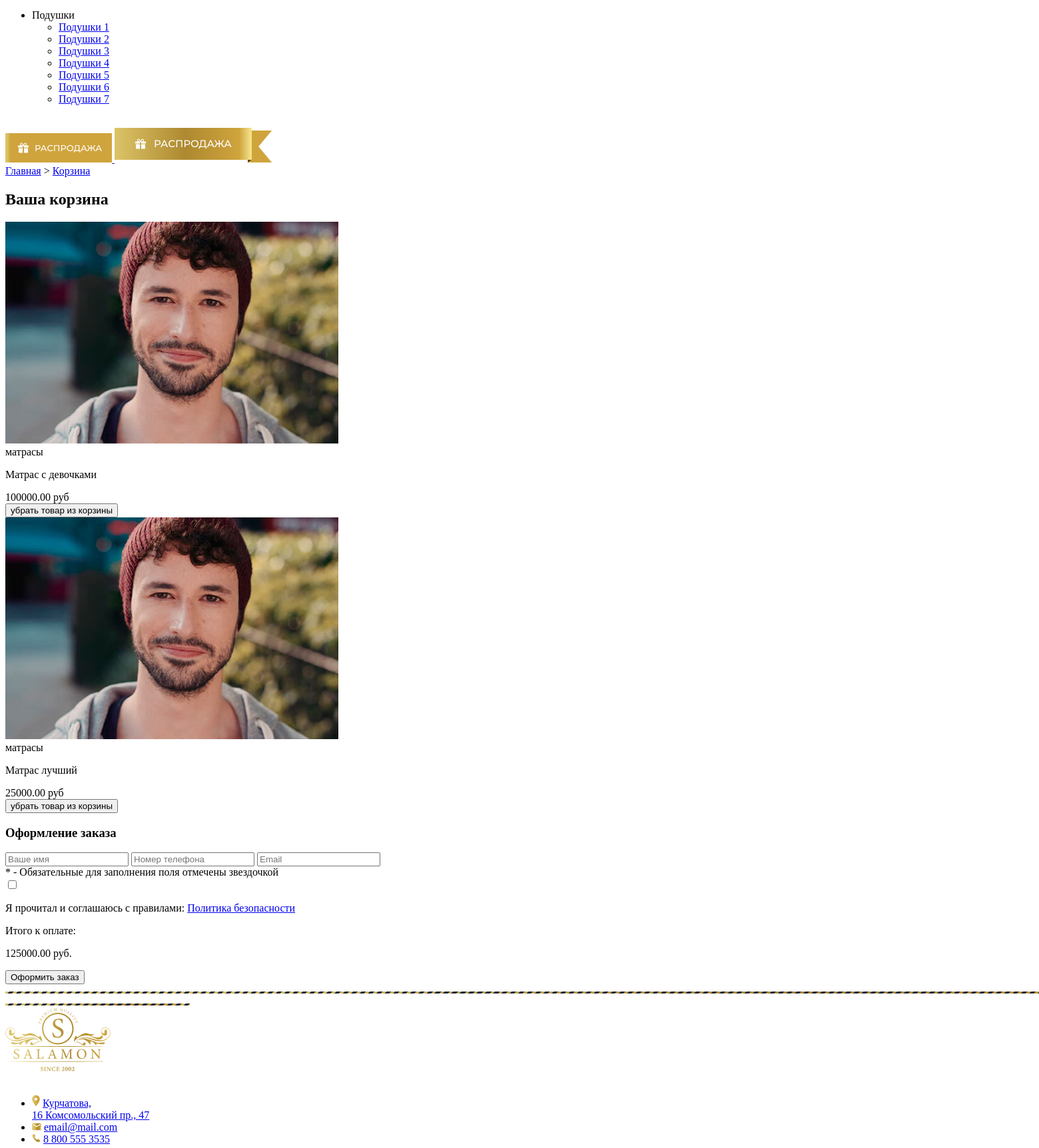
Before: /cart/ (middle part) with the older database file.
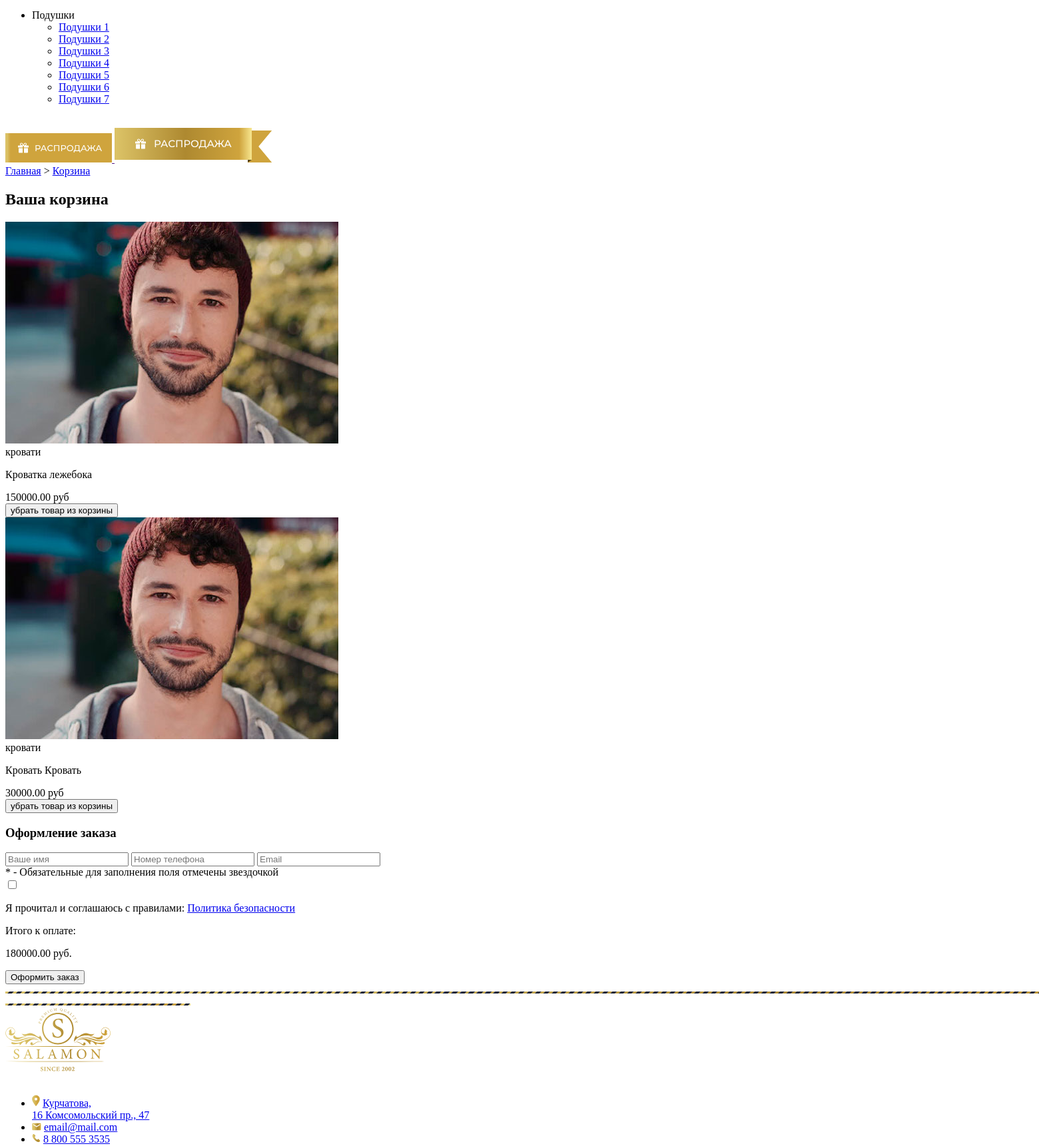
After: the same page with the newer database file.
### main/models.py (models this page shows, shortened)
class Goods_Cart(models.Model):
    user = models.ForeignKey('Customer', verbose_name='Покупатель', on_delete=models.CASCADE, null=True)
    cart = models.ForeignKey('Cart', verbose_name='Корзина', on_delete=models.CASCADE,
                             related_name='related_products')
    content_type = models.ForeignKey(ContentType,
                                     on_delete=models.CASCADE,
                                     null=True,
                                     verbose_name='Тип содержимого'
                                     )
    object_id = models.PositiveIntegerField(null=True, verbose_name='ID объекта')
    content_object = GenericForeignKey('content_type', 'object_id')
    qty = models.PositiveIntegerField(default=1, verbose_name='Количество товара')
    final_price = models.DecimalField(max_digits=10,
                                      decimal_places=2,
                                      blank=True, default=20,
                                      verbose_name='Итоговая цена')
    old_price = models.DecimalField(max_digits=10,
                                    decimal_places=2,
                                    blank=True,
                                    default=20,
                                    verbose_name='Старая цена'
                                    )
    sale = models.DecimalField(max_digits=10,
                               decimal_places=2,
                               blank=True,
                               default=20,
                               verbose_name='Скидка'
                               )
    class Meta:
        verbose_name = 'Корзина товара'
        verbose_name_plural = 'Корзина товара'

class Good(models.Model):
    category = models.ForeignKey(GoodsCategory,
                                 related_name='category',
                                 on_delete=models.CASCADE,
                                 verbose_name='Категория'
                                 )
    id = models.BigAutoField(primary_key=True)
    slug = models.SlugField(unique=True, null=True, verbose_name='Ссылка')
    title = models.CharField(max_length=50, verbose_name='Название товара')
    rigidity = models.CharField(max_length=50, verbose_name='Жесткость')
    weight = models.BigIntegerField(verbose_name='Масса')
    price = models.DecimalField(max_digits=10,
                                decimal_places=2,
                                default=20,
                                verbose_name='Цена'
                                )
    old_price = models.DecimalField(max_digits=10,
                                    decimal_places=2,
                                    blank=True,
                                    default=20,
                                    verbose_name='Старая цена')
    popularity = models.IntegerField(blank=True, default=1, verbose_name='Популярность')
    quolity = models.IntegerField(blank=True, default=1, verbose_name='Качество')
    description = RichTextField(blank=True, verbose_name='Описание')
    characters = RichTextField(blank=True, verbose_name='Характеристики')
    feedbacks = RichTextField(blank=True, verbose_name='Отзывы')
    image_for_cart = models.ImageField(blank=True, verbose_name='Картинка для корзины')
    class Meta:
        verbose_name = 'Товар'
        verbose_name_plural = 'Товар'

class GoodsCategory(models.Model):
    cat = models.CharField(max_length=50, verbose_name='Категория')
    slug = models.SlugField(unique=True, null=True, verbose_name='Ссылка')
    def __str__(self):
        return f'{self.cat}'
    class Meta:
        verbose_name = 'Категории товаров'
        verbose_name_plural = 'Категории товаров'

class Cart(models.Model):
    owner = models.ForeignKey('Customer', null=True, verbose_name='Владелец', on_delete=models.CASCADE)
    products = models.ManyToManyField(Goods_Cart, blank=True,
                                      related_name='related_cart', verbose_name='Товары')
    total_products = models.PositiveIntegerField(default=0, verbose_name='Количество товара')
    final_price = models.DecimalField(max_digits=10,
                                      decimal_places=2,
                                      blank=True, default=0,
                                      verbose_name='Итоговая цена')
    in_order = models.BooleanField(default=False, verbose_name='Занятая корзина')
    for_anonymous_users = models.BooleanField(default=False, verbose_name='Для анонимов')
    old_price = models.DecimalField(max_digits=10,
                                    decimal_places=2,
                                    blank=True,
                                    default=0,
                                    verbose_name='Старая цена')
    sale = models.DecimalField(max_digits=10,
                               decimal_places=2,
                               blank=True,
                               default=0,
                               verbose_name='Скидка')
    class Meta:
        verbose_name = 'Корзина'
        verbose_name_plural = 'Корзина'

### main/views.py (the view)
# urls.py: path('cart/', Cart_View.as_view(), name='cart'),
class Cart_View(CartMixin, View):
    def get(self, request, *args, **kwargs):
        print("Текущая сессия: {}".format(request.session.session_key))
        category = GoodsCategory.objects.all()
        images = Goods_Images.objects.all()
        context = {
            'cart': self.cart,
            'category': category,
            'image': images,
        }
        return render(
            request,
            'main/basket.html',
            context=context
        )

### main/templates/main/basket.html (shortened to what this page needs)
{% extends 'main/base.html' %}
{% load static %}
{% block content %}
  <div class="way">
    <div class="container">
      <a href="{% url 'home' %}" >Главная</a>
      >
      <a href='#' class='active'>Корзина</a>
    </div>
  </div>
  <section class="basket section">
    <div class="container">
      <h2 class="pageHeader">Ваша корзина {% if not cart.products.count %}пуста{% endif %} </h2>
      <div class="basket__base">
        <div class="items">
          {% for item in cart.products.all %}
          <div class="basketItem">
            <img src="{{ item.content_object.image_for_cart.url }}" alt="">
            <div class="title">
              <span>
                  {{ item.content_object.category }}
              </span>
              <p>
                {{ item.content_object.title }}
              </p>
            </div>
            <div class="price">
              {{ item.final_price }} руб
            </div>
            <div class='form_wrapper'>
            <form class='removingForm'
            method='POST'
            action="{% url 'remove_from_cart' ct_model=item.content_object.category slug=item.content_object.id %}">
              <button class='removingButton' type='submit' >убрать товар из корзины</button>
            </form>
            </div>
          </div>
          {% endfor %}
          </div>
        </div>
      </div>
  </section>
  <section class="section checkout">
    <div class="container">
      <h3 class="title">Оформление заказа</h3>
      <form action="" class="form">
        <input type="text" class="input" placeholder="Ваше имя">
        <input type="text" class="input" placeholder="Номер телефона">
        <input type="text" class="input" placeholder="Email">
        <div class="annotation">
          <span class='red'>*</span>
          <span>- Обязательные для заполнения поля отмечены звездочкой</span>
        </div>
        <div class="final">
          <div class="confirm">
            <input type="checkbox" name="" id="">
            <p>Я прочитал и соглашаюсь с правилами: <a href="#">Политика безопасности</a></p>
          </div>
          <div class="finalPrice">
            <span>Итого к оплате: </span>
            <p>
              {{ cart.final_price }} руб.
            </p>
          </div>
          <button class="red-button">
            Оформить заказ
          </button>
        </div>
      </form>
    </div>
  </section>
{% endblock content %}

### main/templates/main/base.html (shortened to what this page needs)
<!DOCTYPE html>
<html lang="en">
<head>
  {% load static %}
  <link rel="stylesheet/less" href="{% static 'styles.less' %}">
  <link rel="stylesheet" href="https://unpkg.com/swiper/swiper-bundle.min.css" />
</head>
<body class='index'>
  <header class='header'>
  <nav class="nav">
    <div class="container d-flex justify-content-between">
      <div class='d-flex-align-between'>
        <ul class='d-flex-align-between'>
          <li class='d-sm-none'>Наматрасники
            <svg width="11" height="6" viewBox="0 0 11 6" fill="none" xmlns="http://www.w3.org/2000/svg">
              <path d="M1 0.5L5.5 5L10 0.5" stroke="white"/>
              </svg>
               </li>
          <li class='d-sm-none'>Подушки
            <ul class='innerList'>
              <li> <a href="#">Подушки 1</a></li>
              <li> <a href="#">Подушки 2</a></li>
              <li> <a href="#">Подушки 3</a></li>
              <li> <a href="#">Подушки 4</a></li>
              <li> <a href="#">Подушки 5</a></li>
              <li> <a href="#">Подушки 6</a></li>
              <li> <a href="#">Подушки 7</a></li>
            </ul>
            <svg width="11" height="6" viewBox="0 0 11 6" fill="none" xmlns="http://www.w3.org/2000/svg">
              <path d="M1 0.5L5.5 5L10 0.5" stroke="white"/>
              </svg>
               </li>
        </ul>
      </div>
      <a class='sale d-xl-max-block d-xl-none' href="">
      </a>
      <a href="#" class="sale d-xl-max-none">
      </a>
    </div>
  </nav>
  </header>
  {% block content %}
  {% endblock content %}
  <footer class='section '>
    <img class='line d-sm-none' src="{% static 'img/footerGoldenDottenLine.svg' %}" alt="">
    <img class='line d-lg-none' src="{% static 'img/goldenDottenLineHorizontal.svg' %}" alt="">
    <div class="container d-flex">
      <div class="contacts">
        <img src="{% static 'img/logo2.svg' %}" alt="">
        <ul>
          <li>
            <img src="{% static 'img/marker.svg' %}" alt="">
            <a href="#">Курчатова, <br> 16 Комсомольский пр., 47</a>
          </li>
          <li>
            <img src="{% static 'img/convertFooterIcon.svg' %}" alt="">
            <a href="#">email@mail.com</a>
          </li>
          <li> <img src="{% static 'img/phoneFooterIcon.svg' %}" alt="">
            <a href="#">8 800 555 3535</a>
        </ul>
      </div>
    </div>
  </footer>
</body>
</html>

Changed rows visible on the page:
removed Goods_Cart: content_object.image_for_cart (picture), content_object.category "матрасы", content_object "Матрас с девочками", final_price "100000.00"
removed Goods_Cart: content_object.image_for_cart (picture), content_object.category "матрасы", content_object "Матрас лучший", final_price "25000.00"
added Goods_Cart: content_object.image_for_cart (picture), content_object.category "кровати", content_object "Кроватка лежебока", final_price "150000.00"
added Goods_Cart: content_object.image_for_cart (picture), content_object.category "кровати", content_object "Кровать Кровать", final_price "30000.00"
changed Cart: final_price "125000.00" → "180000.00"
